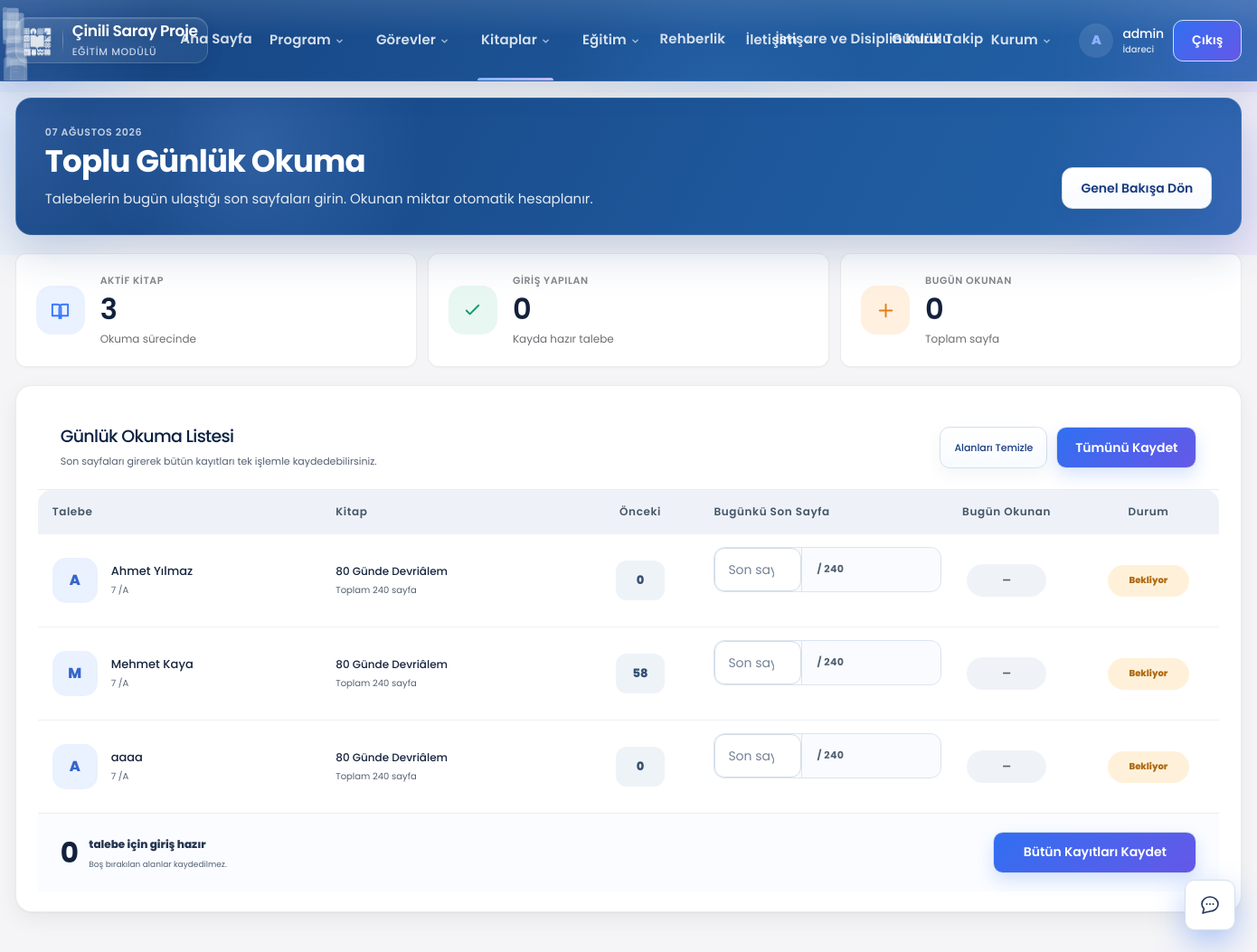
/toplu-gunluk-okuma/ (signed in), run on an earlier commit of the app's database.
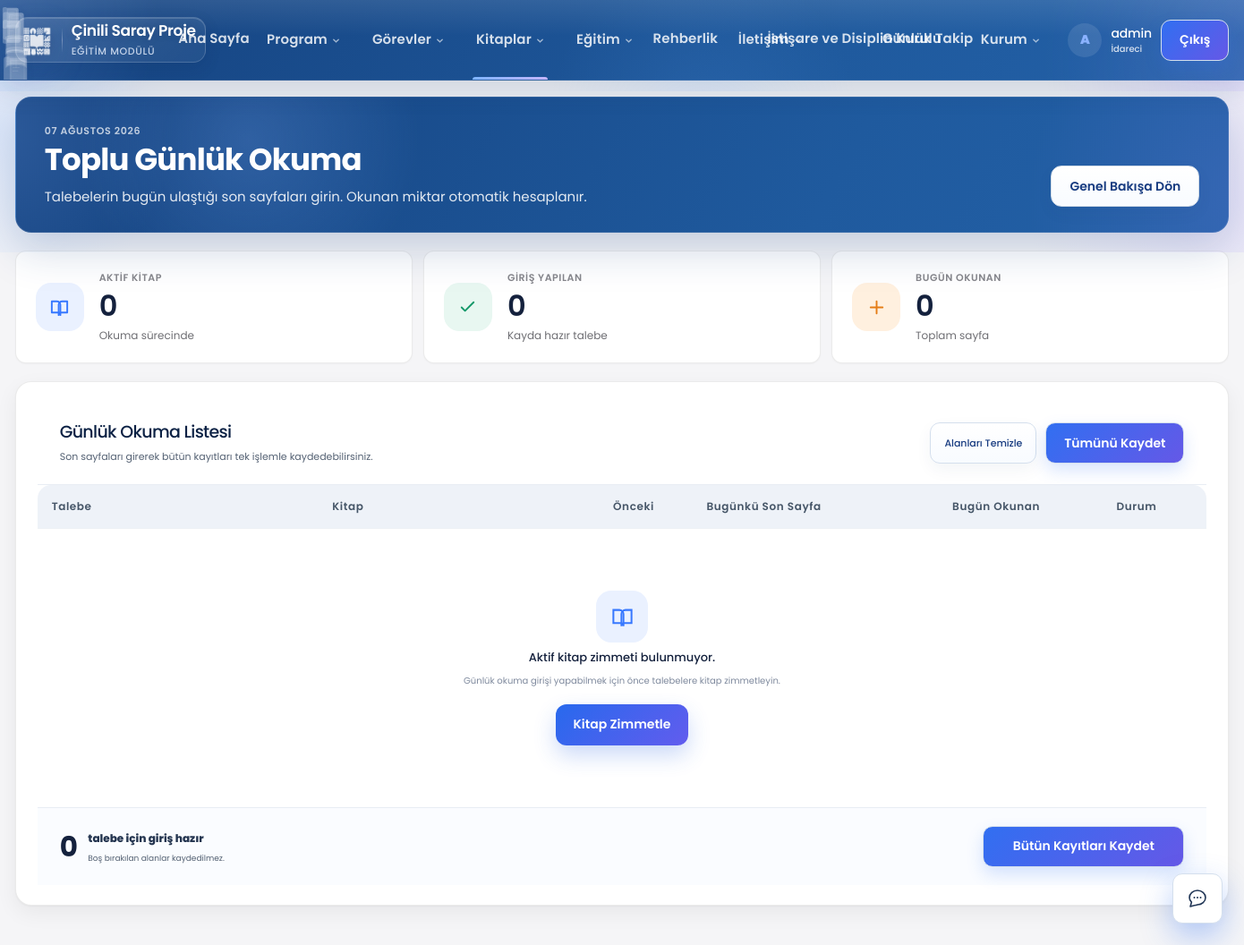
And on a later commit of the database.
### takip/models.py (models this page shows, shortened)
class TimeStampedModel(models.Model):
    olusturan = models.ForeignKey(
        User,
        on_delete=models.SET_NULL,
        null=True,
        blank=True,
        related_name="%(class)s_olusturdu",
    )
    son_duzenleyen = models.ForeignKey(
        User,
        on_delete=models.SET_NULL,
        null=True,
        blank=True,
        related_name="%(class)s_duzenledi",
    )
    olusturulma = models.DateTimeField(auto_now_add=True)
    guncellenme = models.DateTimeField(auto_now=True)
    class Meta:
        abstract = True

class Zimmet(TimeStampedModel):
    DURUMLAR = [
        ("okunuyor", "Okunuyor"),
        ("tamamlandi", "Tamamlandı"),
        ("sinav_bekliyor", "Sınav Bekliyor"),
        ("sinav_yapildi", "Sınav Yapıldı"),
        ("yarim", "Yarım Bırakıldı"),
        ("iade", "İade Edildi"),
    ]
    talebe = models.ForeignKey(
        Talebe,
        on_delete=models.CASCADE,
        related_name="zimmetler",
    )
    kitap = models.ForeignKey(
        Kitap,
        on_delete=models.PROTECT,
        related_name="zimmetler",
    )
    etut_hocasi = models.ForeignKey(
        EtutHocasi,
        on_delete=models.PROTECT,
        related_name="zimmetler",
    )
    zimmet_tarihi = models.DateField(default=timezone.localdate)
    hedef_bitis_tarihi = models.DateField(null=True, blank=True)
    baslangic_sayfasi = models.PositiveIntegerField(default=0)
    durum = models.CharField(
        max_length=30,
        choices=DURUMLAR,
        default="okunuyor",
    )
    class Meta:
        verbose_name = "Kitap zimmeti"
        verbose_name_plural = "Kitap zimmetleri"
        ordering = ["-zimmet_tarihi"]
    @property
    def son_sayfa(self):
        son = self.okuma_kayitlari.aggregate(
            Max("son_sayfa")
        )["son_sayfa__max"]
        return son if son is not None else self.baslangic_sayfasi

class Talebe(models.Model):
    class Durum(models.TextChoices):
        AKTIF = "aktif", "Aktif"
        MEZUN = "mezun", "Mezun"
        AYRILDI = "ayrildi", "Ayrıldı"
    ad_soyad = models.CharField(
        max_length=120,
        verbose_name="Ad soyad",
    )
    talebe_no = models.CharField(
        max_length=20,
        unique=True,
        null=True,
        blank=True,
        verbose_name="Talebe numarası",
    )
    sinif = models.CharField(
        max_length=20,
        blank=True,
        verbose_name="Sınıf",
    )
    sube = models.CharField(
        max_length=10,
        blank=True,
        verbose_name="Şube",
    )
    sinif_sube = models.ForeignKey(
        SinifSube,
        on_delete=models.PROTECT,
        null=True,
        blank=True,
        related_name="talebeler",
        verbose_name="Sınıf ve şube",
    )
    etut_hocasi = models.ForeignKey(
        EtutHocasi,
        on_delete=models.PROTECT,
        related_name="talebeler",
        verbose_name="Etüt hocası",
    )
    dini_ders_hocasi = models.ForeignKey(
        EtutHocasi,
        on_delete=models.PROTECT,
        related_name="dini_ders_talebeleri",
        verbose_name="Dini ders hocası",
    )
    aktif = models.BooleanField(
        default=True,
        verbose_name="Aktif",
    )
    durum = models.CharField(
        max_length=10,
        choices=Durum.choices,
        default=Durum.AKTIF,
        verbose_name="Durum",
    )
    dini_ders_seviyesi = models.ForeignKey(
        "DiniDersSeviyesi",
        on_delete=models.SET_NULL,
        null=True,
        blank=True,
        related_name="talebeler",
        verbose_name="Dini ders seviyesi",
    )
    dogum_tarihi = models.DateField(
        null=True,
        blank=True,
        verbose_name="Doğum tarihi",
    )
    telefon = models.CharField(
        max_length=20,
        blank=True,
        verbose_name="Telefon",
    )
    tc_kimlik = models.CharField(
        max_length=11,
        blank=True,
        verbose_name="TC kimlik no",
    )
    eposta = models.EmailField(
        blank=True,
        verbose_name="E-posta",
    )
    class Meta:
        verbose_name = "Talebe"
        verbose_name_plural = "Talebeler"
        ordering = ["sinif", "sube", "ad_soyad"]

class Kitap(TimeStampedModel):
    ad = models.CharField(max_length=220)
    yazar = models.CharField(max_length=160, blank=True)
    yayinevi = models.CharField(max_length=160, blank=True)
    toplam_sayfa = models.PositiveIntegerField()
    sinif_seviyesi = models.CharField(max_length=40, blank=True)
    aciklama = models.TextField(blank=True)
    aktif = models.BooleanField(default=True)
    class Meta:
        verbose_name = "Kitap"
        verbose_name_plural = "Kitaplar"
        ordering = ["ad"]
        constraints = [
            models.UniqueConstraint(
                fields=["ad", "yazar"],
                name="benzersiz_kitap_yazar",
            )
        ]

### takip/views.py (the view, shortened to what this page needs)
# urls.py: path("toplu-gunluk-okuma/", views.toplu_gunluk_okuma, name="toplu_gunluk_okuma"),
@login_required
def toplu_gunluk_okuma(request):
    bugun = localdate()
    zimmetler = list(
        _aktif_zimmetler(request.user)
        .select_related("talebe", "kitap")
        .order_by("talebe__ad_soyad")
    )
    zimmet_idleri = [zimmet.id for zimmet in zimmetler]
    bugunku_kayitlar = {
        kayit.zimmet_id: kayit
        for kayit in OkumaKaydi.objects.filter(
            zimmet_id__in=zimmet_idleri,
            tarih=bugun,
        ).select_related("zimmet")
    }
    satirlar = []
    for zimmet in zimmetler:
        kayit = bugunku_kayitlar.get(zimmet.id)
        bugun_okunan = _okunan_sayfa_hesapla(kayit) if kayit else 0
        satirlar.append(
            {
                "zimmet": zimmet,
                "kayit": kayit,
                "onceki_sayfa": int(zimmet.son_sayfa or 0),
                "bugun_okunan": bugun_okunan,
            }
        )
    bugun_okunan_toplam = sum(
        _okunan_sayfa_hesapla(kayit)
        for kayit in bugunku_kayitlar.values()
    )
    return render(
        request,
        "toplu_gunluk_okuma.html",
        {
            "bugun": bugun,
            "satirlar": satirlar,
            "zimmetler": zimmetler,
            "aktif_kitap": len(zimmetler),
            "aktif_kitap_sayisi": len(zimmetler),
            "giris_yapilan": len(bugunku_kayitlar),
            "bugunku_kayit": len(bugunku_kayitlar),
            "bugun_okunan": bugun_okunan_toplam,
            "bugun_toplam": bugun_okunan_toplam,
        },
    )

### takip/asistan_service.py (called while the page is built)
def asistan_kullanilabilir(user: User) -> bool:
    if not getattr(settings, "AI_ASSISTANT_ENABLED", True):
        return False
    if not user.is_authenticated:
        return False
    if kullanici_veli_mi(user) or kullanici_talebe_mi(user) or ogretmen_paneli_kullanicisi_mi(user):
        return False
    return can(user, "asistan", "view") or user.is_superuser

### takip/ogretmen_service.py (called while the page is built, shortened)
def ogretmen_hocasi_for_user(user: User) -> EtutHocasi | None:
    if not user.is_authenticated:
        return None
    hoca = etut_hocasi_for_user(user)
    if hoca and hoca.aktif:
        return hoca

def kullanici_ogretmen_mi(user: User) -> bool:
    return ogretmen_hocasi_for_user(user) is not None

def ogretmen_paneli_kullanicisi_mi(user: User) -> bool:
    if not kullanici_ogretmen_mi(user):
        return False
    if user.is_superuser:
        return False
    try:
        profil = user.personel_profili
    except Exception:
        return True
    return not profil.aktif

### takip/panel_permissions.py (called while the page is built)
def kullanici_rolu(user: User) -> str | None:
    return kullanici_birincil_rol_slug(user)

def rol_etiketi(user: User) -> str:
    rol = kullanici_rolu(user)
    if not rol:
        return "Personel"
    return ROL_ETIKETLERI.get(rol, "Personel")

### templates/toplu_gunluk_okuma.html (shortened to what the changed rows need)
{% extends "base.html" %}
{% block content %}
<div class="daily-page">
    <header class="daily-header">
        <div>
            <h1>Toplu Günlük Okuma</h1>
        </div>
    </header>
    <section class="daily-stat-grid">
        <article class="daily-stat-card">
            <div>
                <span>AKTİF KİTAP</span>
                <strong>
                    {{ aktif_kitap_sayisi|default:aktif_kitap|default:0 }}
                </strong>
                <small>Okuma sürecinde</small>
            </div>
        </article>
    </section>
    <form method="post" id="daily-reading-form">
        <section class="daily-table-card">
            <header class="daily-table-header">
                <div>
                    <h2>Günlük Okuma Listesi</h2>
                </div>
            </header>
            <div class="daily-table-scroll">
                <table class="daily-table">
                    <colgroup>
                    </colgroup>
                    <thead>
                    <tr>
                        <th>Talebe</th>
                        <th>Kitap</th>
                        <th class="daily-center">Önceki</th>
                        <th>Bugünkü Son Sayfa</th>
                        <th class="daily-center">Bugün Okunan</th>
                        <th class="daily-center">Durum</th>
                    </tr>
                    </thead>
                    <tbody>
                    {% for satir in satirlar %}
                        <tr class="daily-row">
                            <td>
                                <div class="daily-student">
                                    <div class="daily-avatar">
                                        {{ satir.zimmet.talebe.ad_soyad|slice:":1"|upper }}
                                    </div>
                                    <div class="daily-student-copy">
                                        <strong>
                                            {{ satir.zimmet.talebe.ad_soyad }}
                                        </strong>
                                        <span>
                                            {{ satir.zimmet.talebe.sinif }}
                                            {% if satir.zimmet.talebe.sube %}
                                                /{{ satir.zimmet.talebe.sube }}
                                            {% endif %}
                                        </span>
                                    </div>
                                </div>
                            </td>
                            <td>
                                <div class="daily-book">
                                    <strong>
                                        {{ satir.zimmet.kitap.ad }}
                                    </strong>
                                    <span>
                                        Toplam
                                        {{ satir.zimmet.kitap.toplam_sayfa|default:0 }}
                                        sayfa
                                    </span>
                                </div>
                            </td>
                            <td class="daily-center">
                                <span class="daily-previous-page">
                                    {{ satir.onceki_sayfa|default:satir.zimmet.son_sayfa|default:0 }}
                                </span>
                            </td>
                            <td class="daily-input-cell">
                                <div class="daily-input-group">
                                    <input
                                        type="number"
                                        name="son_sayfa_{{ satir.zimmet.id }}"
                                        class="daily-page-input"
                                        min="{{ satir.onceki_sayfa|default:satir.zimmet.son_sayfa|default:0 }}"
                                        max="{{ satir.zimmet.kitap.toplam_sayfa|default:99999 }}"
                                        data-previous="{{ satir.onceki_sayfa|default:satir.zimmet.son_sayfa|default:0 }}"
                                        data-total="{{ satir.zimmet.kitap.toplam_sayfa|default:0 }}"
                                        value="{% if satir.kayit %}{{ satir.kayit.son_sayfa }}{% endif %}"
                                        placeholder="Son sayfa"
                                        autocomplete="off"
                                    >
                                    <span class="daily-input-total">
                                        / {{ satir.zimmet.kitap.toplam_sayfa|default:0 }}
                                    </span>
                                </div>
                                <small class="daily-input-error"></small>
                            </td>
                            <td class="daily-center">
                                <span class="daily-read-result">
                                </span>
                            </td>
                            <td class="daily-center">
                                <span
                                    class="daily-status
                                    {% if satir.kayit %}
                                        status-saved
                                    {% else %}
                                        status-waiting
                                    {% endif %}"
                                >
                                </span>
                            </td>
                        </tr>
                    {% empty %}
                        <tr>
                            <td colspan="6">
                                <div class="daily-empty">
                                    <div class="daily-empty-icon">
                                        <svg viewBox="0 0 24 24">
                                            <path d="M3 5h6a4 4 0 0 1 4 4v12a3 3 0 0 0-3-3H3Z"></path>
                                            <path d="M21 5h-6a4 4 0 0 0-4 4v12a3 3 0 0 1 3-3h7Z"></path>
                                        </svg>
                                    </div>
                                    <strong>Aktif kitap zimmeti bulunmuyor.</strong>
                                    <span>
                                        Günlük okuma girişi yapabilmek için önce talebelere kitap zimmetleyin.
                                    </span>
                                    <a
                                        href="{% url 'toplu_zimmet' %}"
                                        class="daily-primary-button"
                                    >
                                        Kitap Zimmetle
                                    </a>
                                </div>
                            </td>
                        </tr>
                    {% endfor %}
                    </tbody>
                </table>
            </div>
        </section>
    </form>
</div>
{% endblock %}

What changed in the data, as far as the page shows it:
removed Zimmet: zimmet.talebe.ad_soyad "A", zimmet.talebe.ad_soyad "Ahmet Yılmaz", zimmet.talebe.sinif "7", zimmet.talebe.sube "A", zimmet.kitap.ad "80 Günde Devriâlem", zimmet.kitap.toplam_sayfa "240", onceki_sayfa "0"
removed Zimmet: zimmet.talebe.ad_soyad "M", zimmet.talebe.ad_soyad "Mehmet Kaya", zimmet.talebe.sinif "7", zimmet.talebe.sube "A", zimmet.kitap.ad "80 Günde Devriâlem", zimmet.kitap.toplam_sayfa "240", onceki_sayfa "58"
removed Zimmet: zimmet.talebe.ad_soyad "A", zimmet.talebe.ad_soyad "aaaa", zimmet.talebe.sinif "7", zimmet.talebe.sube "A", zimmet.kitap.ad "80 Günde Devriâlem", zimmet.kitap.toplam_sayfa "240", onceki_sayfa "0"
Also different on the page:
{{ aktif_kitap_sayisi|default:aktif_kitap|default:0 }}: "3" → "0"
text now shown: "Aktif kitap zimmeti bulunmuyor. Günlük okuma girişi yapabilmek için önce talebelere kitap zimmetleyin. Kitap Zimmetle"
